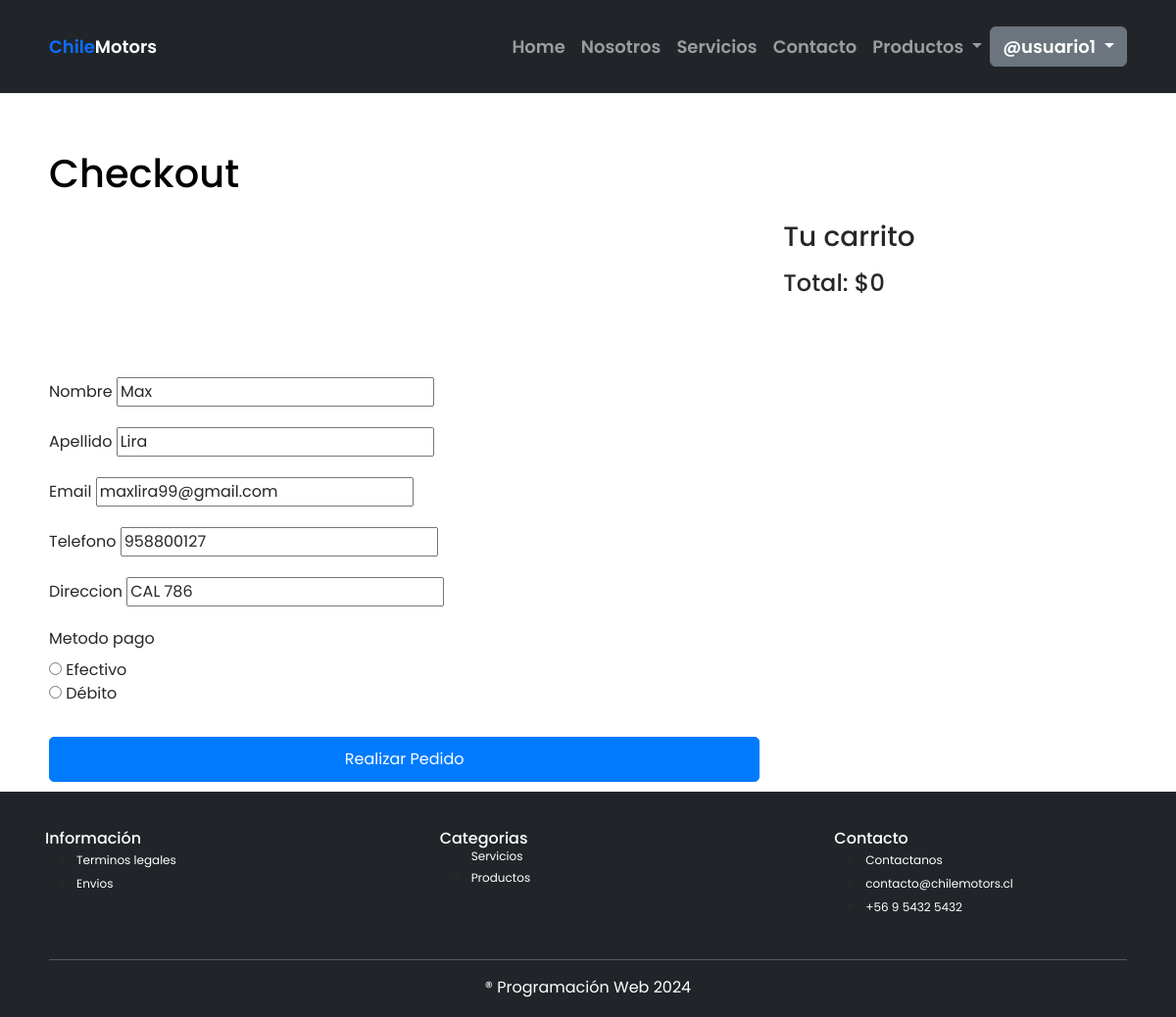
Screenshot of /checkout/ (signed in) with the database file from the repository.
### my_app/models.py (models this page shows, shortened)
class DatosPersonales(models.Model):
    user = models.OneToOneField(User, null=True, blank=True, on_delete=models.CASCADE)
    nombre = models.CharField(max_length=100)
    apellido = models.CharField(max_length=100)
    email = models.EmailField()
    telefono = models.CharField(max_length=15)
    direccion = models.CharField(max_length=100)

### my_app/views.py (the view)
# urls.py: path('checkout/', views.checkout, name='checkout'),
@login_required
def checkout(request):
    user = request.user
    try:
        datos_personales = DatosPersonales.objects.get(user=user)
    except DatosPersonales.DoesNotExist:
        datos_personales = None
    productos_carrito = ProductoCarrito.objects.filter(user=user)
    total = sum(item.precio_total() for item in productos_carrito)
    if request.method == 'POST':
        form = CheckoutForm(request.POST, instance=datos_personales)
        if form.is_valid():
            datos_personales = form.save(commit=False)
            datos_personales.user = user
            datos_personales.save()
            metodo_pago = form.cleaned_data['metodo_pago']
            pedido = Pedido.objects.create(
                user=user,
                numero_pedido=str(uuid.uuid4()),
                total=total,
                metodo_pago=metodo_pago
            )
            pedido_productos = []
            for item in productos_carrito:
                pedido_producto = PedidoProducto.objects.create(
                    pedido=pedido,
                    producto=item.producto,
                    cantidad=item.cantidad,
                    precio=item.producto.preciocondescuento if item.producto.preciocondescuento else item.producto.precio
                )
                pedido_productos.append(pedido_producto)
            productos_carrito.delete()
            productos_detalle = ""
            for pp in pedido_productos:
                precio = pp.precio
                subtotal = precio * pp.cantidad
                productos_detalle += (
                    f"Producto: {pp.producto.nombre}\n"
                    f"Cantidad: {pp.cantidad}\n"
                    f"Precio unitario: ${precio}\n"
                    f"Subtotal: ${subtotal}\n\n"
                )
            subject = "Confirmación de tu pedido - ChileMotors"
            message = (
                f"Estimado {datos_personales.nombre},\n\n"
                "Tu pedido ha sido recibido con éxito. Aquí están los detalles de tu pedido:\n\n"
                f"Número de pedido: {pedido.numero_pedido}\n"
                f"Fecha: {pedido.fecha_pedido.strftime('%d/%m/%Y %H:%M:%S')}\n"
                f"Método de pago: {metodo_pago}\n\n"
                f"Productos:\n{productos_detalle}"
                f"Total: ${total}\n\n"
                "Gracias por tu compra en ChileMotors.\n"
                "Saludos,\nChileMotors"
            )
            recipient = datos_personales.email
            send_mail(subject, message, EMAIL_HOST_USER, [recipient])
            return redirect('pedido_exitoso')
    else:
        form = CheckoutForm(instance=datos_personales)
    return render(request, 'my_app/checkout.html', {
        'form': form,
        'productos_carrito': productos_carrito,
        'total': total
    })

### my_app/forms.py
class CheckoutForm(forms.ModelForm):
    class Meta:
        model = DatosPersonales
        fields = ['nombre', 'apellido', 'email', 'telefono', 'direccion']
    metodo_pago = forms.ChoiceField(choices=[('efectivo', 'Efectivo'), ('debito', 'Débito')], widget=forms.RadioSelect)

### my_app/context_processors.py (called while the page is built)
def categorias_processor(request):
    categorias = Categoria.objects.all()
    return {'categorias': categorias}

### templates/my_app/checkout.html (shortened to what this page needs)
{% extends "my_app/base.html" %}
{% block content %}
<div class="container mt-5">
    <h2>Checkout</h2>
    <div class="row">
        <div class="col-md-8">
            <form method="post">
                <fieldset>
                    {% for field in form %}
                        <div class="mb-3">
                            <label for="{{ field.id_for_label }}" class="form-label">{{ field.label }}</label>
                            {{ field }}
                        </div>
                    {% endfor %}
                </fieldset>
                <button type="submit" class="btn btn-primary mt-3">Realizar Pedido</button>
            </form>
        </div>
        <div class="col-md-4">
            <h3>Tu carrito</h3>
            <div class="mt-3">
                <h4>Total: ${{ total }}</h4>
            </div>
        </div>
    </div>
</div>
{% endblock %}

### templates/my_app/header.html (shortened to what this page needs)
{% load static %}
<nav class="navbar navbar-expand-md sticky-top py-3 navbar-dark bg-dark">
    <div class="container">
        <a href="{% url 'index' %}" class="navbar-brand">
            <span class="text-primary">Chile</span>Motors
        </a>
        <div class="collapse navbar-collapse" id="navbar-start">
            <ul class="navbar-nav ms-auto mb-2 mb-lg-0">
                <li class="nav-item">
                    <a class="nav-link" href="{% url 'index' %}">Home</a>
                </li>
                <li class="nav-item">
                    <a class="nav-link" href="{% url 'nosotros' %}">Nosotros</a>
                </li>
                <li class="nav-item">
                    <a class="nav-link" href="{% url 'servicios' %}">Servicios</a>
                </li>
                <li class="nav-item">
                    <a class="nav-link" href="{% url 'contacto' %}">Contacto</a>
                </li>
                <li class="nav-item dropdown">
                    <a class="nav-link dropdown-toggle" href="#" id="navbarDropdown" role="button" data-bs-toggle="dropdown" aria-expanded="false">
                        Productos
                    </a>
                </li>
            </ul>
        </div>
        <div class="dropdown">
            <a class="btn btn-secondary dropdown-toggle" href="#" role="button" id="dropdownMenuLink" data-bs-toggle="dropdown" aria-expanded="false">
                {% if user.is_authenticated %}
                    @{{ user.username }}
                {% else %}
                    Cuenta
                {% endif %}
            </a>
        </div>
    </div>
</nav>

### static/my_app/css/style.css (style rules this page uses)
* { font-family: "Poppins", sans-serif; color: #282727; }
p, h1, h2, h3, h4, h5, h6 { margin: 0; padding: 0; box-sizing: border-box; }
.navbar a { font-weight: 600; font-size: 18px; }
.btn-primary { background-color: #007bff; border-color: #007bff; color: white; text-align: center; padding: 10px 20px; margin-top: auto; display: block; width: 100%; border-radius: 5px; text-decoration: none; }
@media (min-width: 1200px) { h2 { font-size: 2.5rem; margin-bottom: 1.5rem; color: black; } }
form { display: block; margin-top: 10em; unicode-bidi: isolate; }
.container { padding: 10px 20px; color: #e1f3fe; }

### rows the page displays
DatosPersonales: form "Max" "Lira" "maxlira99@gmail.com" "958800127" "CAL 786"

### other values shown
{{ user.username }} "usuario1"
{{ field.label }} "Nombre" "Apellido" "Email" "Telefono" "Direccion" "Metodo pago"
{{ total }} "0"
